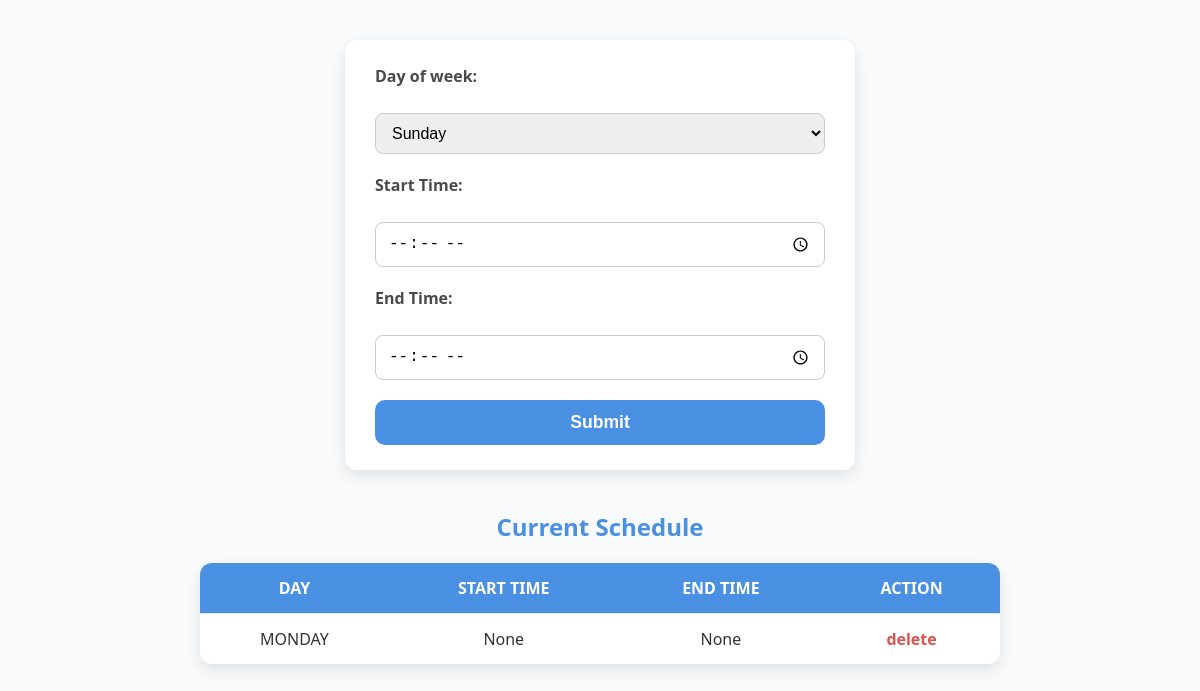
Page /ManageSchedule on the earlier database version.
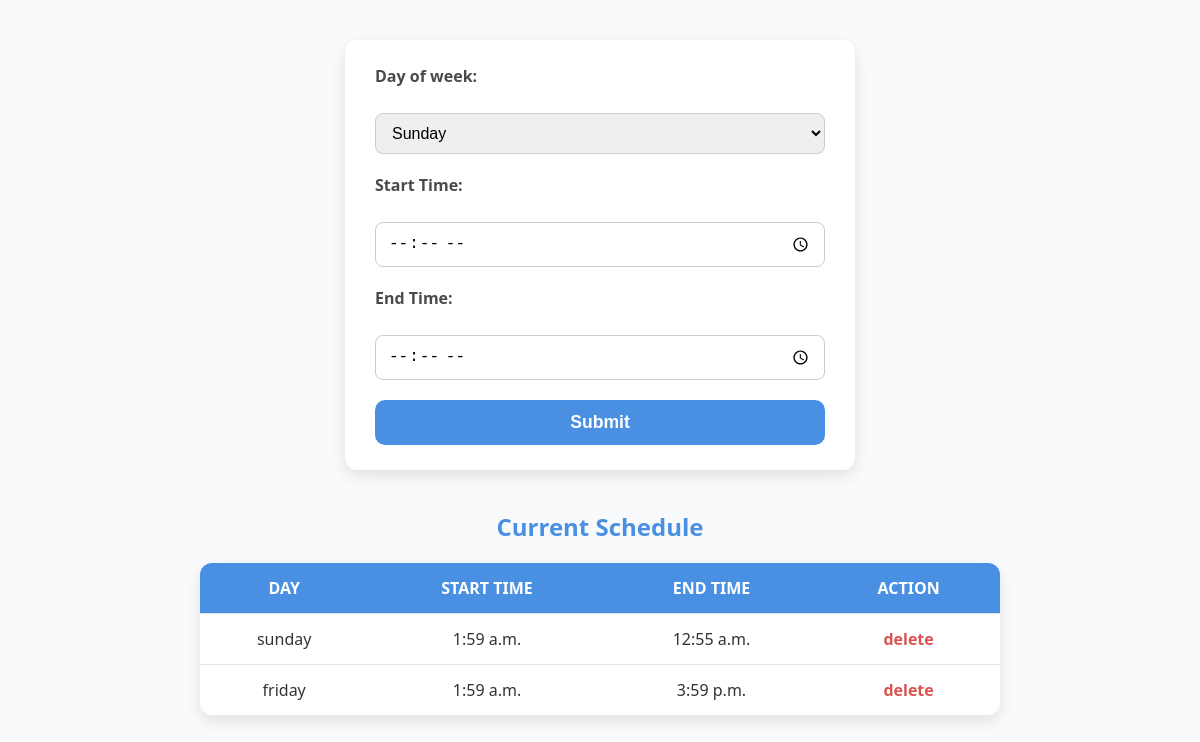
Same page on the later database version.
### healthapp/models.py (models this page shows)
class ScheduleTable(models.Model):
    DOCTOR = models.ForeignKey(DoctorTable,on_delete=models.CASCADE,blank=True,null=True)
    Day_of_week = models.CharField(max_length=30,blank=True,null=True)
    Start_Time = models.TimeField(blank=True,null=True)
    End_Time = models.TimeField(blank=True,null=True)

### healthapp/views.py (the view, shortened to what this page needs)
# urls.py: path("ManageSchedule",ManageSchedule.as_view(), name="ManageSchedule"),
class ManageSchedule(View):
    def get(self,request):
        obj = ScheduleTable.objects.all()
        return render(request, "Doctor/ManageSchedule.html",{'val':obj})

### templates/Doctor/ManageSchedule.html (shortened to what this page needs)
<!DOCTYPE html>
<html lang="en">
<head>
</head>
<body>
  <form method="post">
    <label for="days">Day of week:</label>
    <select id="days" name="Day_of_week">
      <option value="sunday">Sunday</option>
    </select>
    <label for="start">Start Time:</label>
    <input type="time" id="start" name="Start_Time" />
    <label for="end">End Time:</label>
    <input type="time" id="end" name="End_Time" />
    <button type="submit">Submit</button>
  </form>
  <h2>Current Schedule</h2>
  <table>
    <tr>
      <th>Day</th>
      <th>Start Time</th>
      <th>End Time</th>
      <th>Action</th>
    </tr>
    {% for i in val %}
    <tr>
      <td>{{ i.Day_of_week }}</td>
      <td>{{ i.Start_Time }}</td>
      <td>{{ i.End_Time }}</td>
      <td><a href="DeleteSchedule/{{ i.id }}">delete</a></td>
    </tr>
    {% endfor %}
  </table>
</body>
</html>

Differences in the rows shown:
removed ScheduleTable: Day_of_week "MONDAY", Start_Time "None", End_Time "None"
added ScheduleTable: Day_of_week "sunday", Start_Time "1:59 a.m.", End_Time "12:55 a.m."
added ScheduleTable: Day_of_week "friday", Start_Time "1:59 a.m.", End_Time "3:59 p.m."
